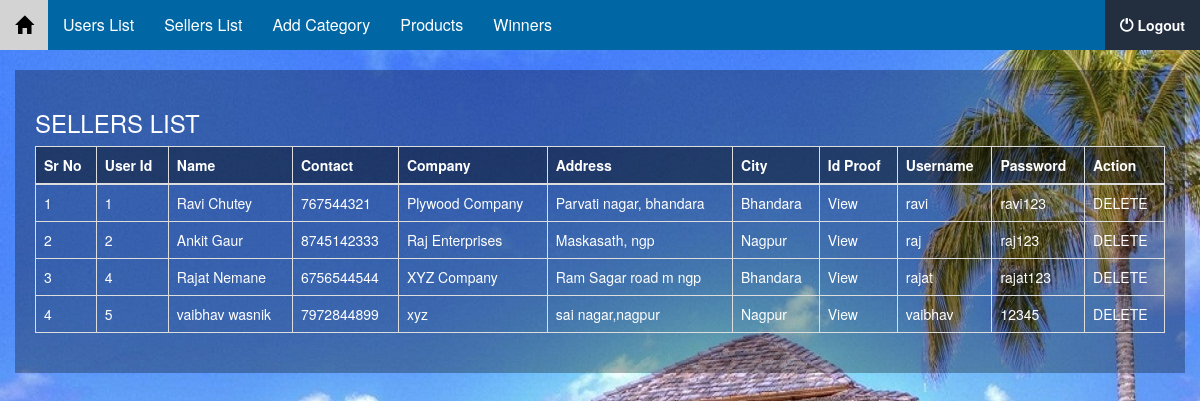
The app's page /admin/sellers_list.php (signed in) with its own data.
### tables this page shows
CREATE TABLE IF NOT EXISTS `tbl_sellers` (
  `seller_id` int(11) NOT NULL AUTO_INCREMENT,
  `name` varchar(55) NOT NULL,
  `contact` varchar(12) NOT NULL,
  `company` varchar(55) NOT NULL,
  `address` varchar(200) NOT NULL,
  `city` varchar(44) NOT NULL,
  `file` varchar(200) NOT NULL,
  `username` varchar(10) NOT NULL,
  `password` varchar(10) NOT NULL,
  PRIMARY KEY (`seller_id`)
);

### admin/sellers_list.php (the view, shortened to what this page needs)
<?php
include('../connect.php');
?>
<!DOCTYPE html>
<html lang="en">
<head>
  <link rel="stylesheet" href="https://maxcdn.bootstrapcdn.com/bootstrap/3.3.7/css/bootstrap.min.css">
</head>
<body>
   <?php
  include('menus.php');
  ?>
  <div class="container-fluid">
  <div class="table-responsive">
    <h3>SELLERS LIST</h3>
    <table class="table table-bordered">
      <thead>
        <tr>
          <th>Sr No</th>
          <th>User Id</th>
          <th>Name</th>
          <th>Contact</th>
          <th>Company</th>
          <th>Address</th>
          <th>City</th>
          <th>Id Proof</th>
          <th>Username</th>
          <th>Password</th>
          <th>Action</th>
        </tr>
      </thead>
      <?php
      $select = mysqli_query($con,"SELECT * FROM tbl_sellers ");
      $counter = 1;
      while($row = mysqli_fetch_assoc($select)){
      ?>
        <tr>
          <td><?php echo $counter ?></td>
          <td><?php echo $row['seller_id'] ?></td>
          <td><?php echo $row['name'] ?></td>
          <td><?php echo $row['contact'] ?></td>
          <td><?php echo $row['company'] ?></td>
          <td><?php echo $row['address'] ?></td>
          <td><?php echo $row['city'] ?></td>
          <td>
            <a style="color:white;" href="<?php echo "../seller/proofs/".$row['file'] ?>">
              View
            </a>
          </td>
          <td><?php echo $row['username'] ?></td>
          <td><?php echo $row['password'] ?></td>
          <td>
            <a onclick="return confirm('Are you sure ?')" style="color:white;" href="sellers_list?id=<?php echo $row['seller_id'] ?>">
            DELETE
          </a>
          </td>
        </tr>
        <?php
        $counter++;
         }
        ?>
    </table>
  </div>
 </div>
<br><br>
</body>
</html>

### admin/sellers_list.php (style rules this page uses)
.table-responsive { background-color: rgba(0 , 0, 0 , 0.3);padding:20px;color:white; }
thead tr th { background-color: rgba(0 , 0, 0 , 0.4); }

### admin/menus.php (style rules this page uses)
body { background-image:url(../images/back.jpg); }

### records on screen
tbl_sellers: seller_id "1", name "Ravi Chutey", contact "767544321", company "Plywood Company", address "Parvati nagar, bhandara", city "Bhandara", username "ravi", password "ravi123"
tbl_sellers: seller_id "2", name "Ankit Gaur", contact "8745142333", company "Raj Enterprises", address "Maskasath, ngp", city "Nagpur", username "raj", password "raj123"
tbl_sellers: seller_id "4", name "Rajat Nemane", contact "6756544544", company "XYZ Company", address "Ram Sagar road m ngp", city "Bhandara", username "rajat", password "rajat123"
tbl_sellers: seller_id "5", name "vaibhav wasnik", contact "7972844899", company "xyz", address "sai nagar,nagpur", city "Nagpur", username "vaibhav", password "12345"
